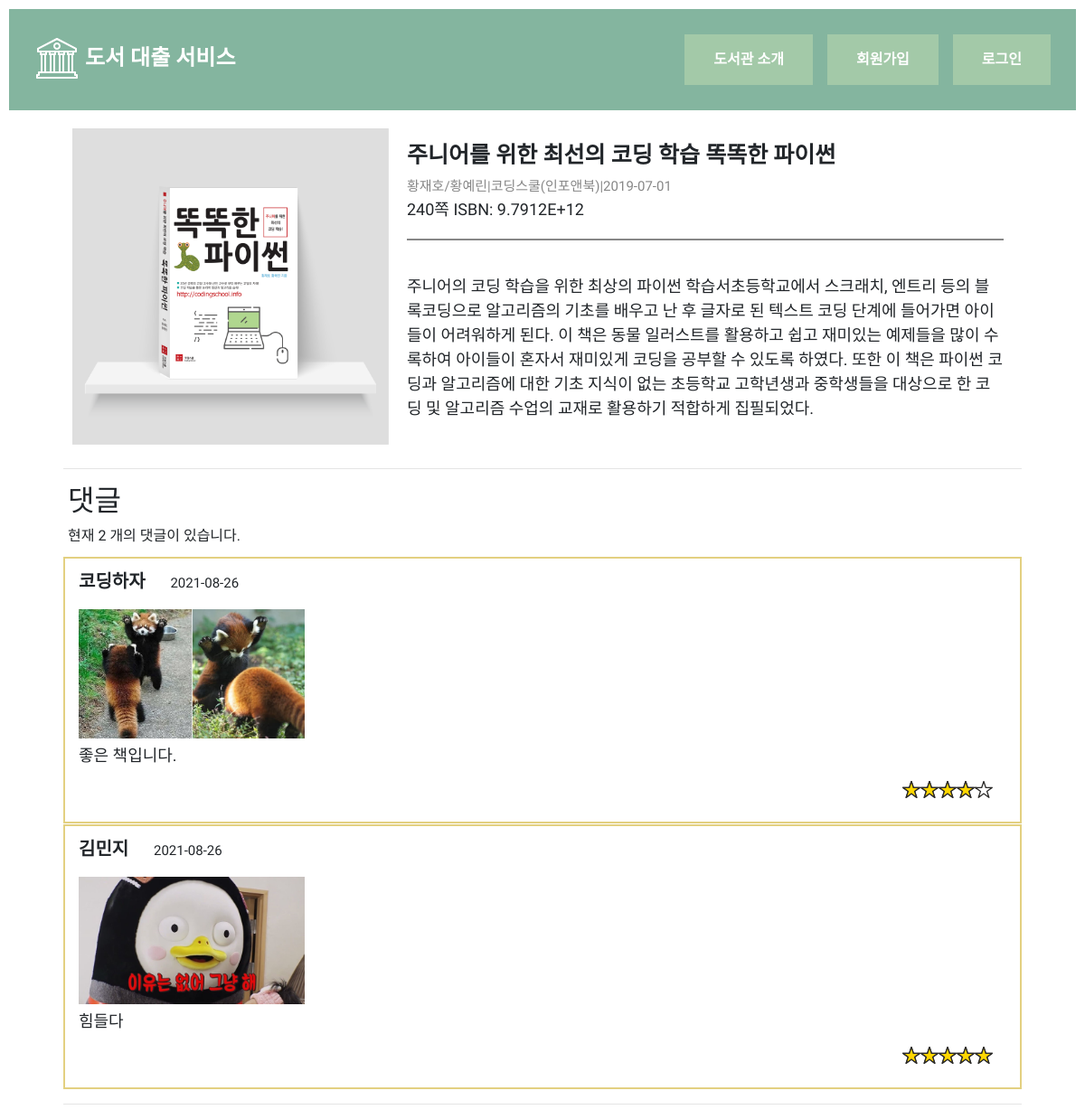
Page /detail/book/1/12398978982 on the earlier database version.
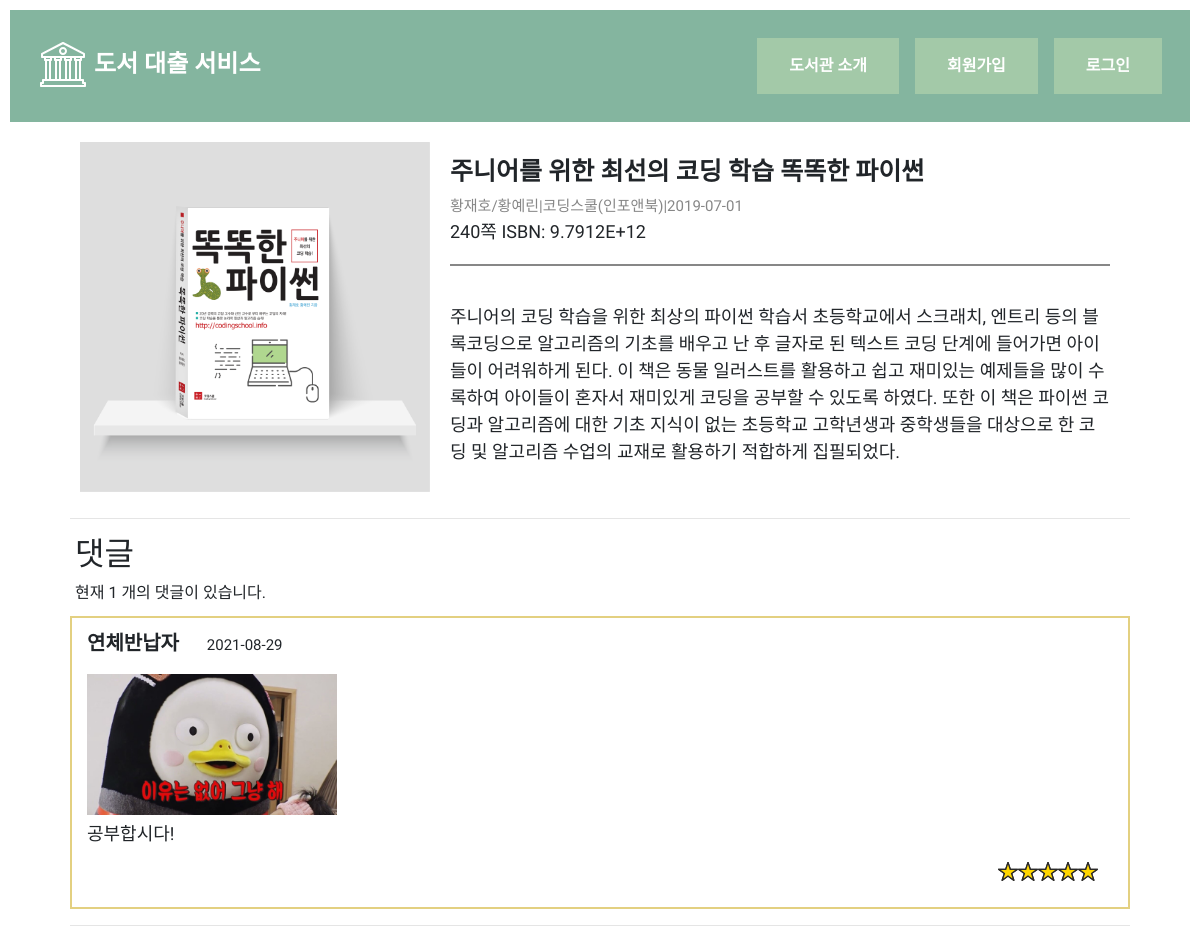
Same page on the later database version.
### check_out_book/models.py (models this page shows, shortened)
class Book(db.Model):
    __tablename__ = 'BOOK'
    id = db.Column(db.Integer, primary_key=True, nullable=False)
    book_name = db.Column(db.String(100), nullable=False)
    publisher = db.Column(db.String(60), nullable=False)
    author = db.Column(db.String(30))
    publication_date = db.Column(db.Date)
    pages = db.Column(db.Integer)
    isbn = db.Column(db.String(50))
    description = db.Column(db.String(255))
    link = db.Column(db.String(255))
    stock = db.Column(db.Integer)
    rating = db.Column(db.Integer, db.ForeignKey('BOOK_REVIEW.id'))

class BookReview(db.Model):
    __tablename__ = 'BOOK_REVIEW'
    id = db.Column(db.Integer, primary_key=True,
                   nullable=False, autoincrement=True)
    book_id = db.Column(db.String(100), db.ForeignKey(
        'BOOK.id'), nullable=False)
    user_name = db.Column(db.String(20), nullable=False)
    user_id = db.Column(db.String(70), db.ForeignKey('LIBRARY_USER.email'))
    rating = db.Column(db.Float)
    content = db.Column(db.Text())
    create_time = db.Column(db.Date)
    imagelink = db.Column(db.String(225))

### check_out_book/views/detail_view.py (the view)
@bp.route('/book/<int:book_id>/<string:photolink>')
def book_detail(book_id, photolink):
    print(book_id)
    print(photolink)
    book_info = Book.query.filter_by(id=book_id).first()
    bookreview = BookReview.query.filter_by(book_id=book_id).order_by(
        BookReview.id.desc()).all()  # 최신순 정렬
    return render_template('BookDetail.html', book_info=book_info, review_info=bookreview, photolink=photolink)

### check_out_book/templates/BookDetail.html (shortened to what this page needs)
{% extends "Base.html" %}
{% block page_content %}
{% if book_info %}
    <div class='book-detail-class'>
    <div class="book_info">
        <div class="plusimg">
        <img class="detail-img" src="../../../{{book_info.link}}"></div>
        <div class="book-info-detail">
        <p style="font-size: 25px; font-weight: bold; margin-bottom: 5px;">{{ book_info.book_name }}</p>
        <p style="color:#878787;font-size: 15px;margin: 0;">{{ book_info.author }}|{{ book_info.publisher }}|{{ book_info.publication_date }}</p>
        {{ book_info.pages }}쪽 ISBN: {{ book_info.isbn }}
        <hr style="border-left:none;border-right:none;border-top:none;border-bottom:2px solid#878787; height: 3px !important; display: block !important; width: 100% !important;"/>
    </div>
    <div class="total-description">
        <div  class="book-description">
            <p>{{ book_info.description }}</p>
        </div>
    </div>
    </div>
<hr/>
<div class="review">
    <h2 style="margin-left: 5px;">댓글</h2>
    <div class="review-now">현재 {{ review_info|length }} 개의 댓글이 있습니다.</div>
    {% for review in review_info %}
    <div class="review-user">
        <p style="padding-top:10px;padding-left:5px;"><span style="font-weight: bold; font-size:20px;"> {{review.user_name}}</span>&nbsp;&nbsp;&nbsp;&nbsp;&nbsp;&nbsp;
            <span style="font-size: 15px;">{{review.create_time}}</span></p>
        {% if (review.imagelink == none) or (review.imagelink|int == 12398978982) %}
        {%else%}
        <img style="margin-left: 5px; margin-bottom: 5px;" class="detailphoto-img" src="../../../static/uploads/{{review.imagelink}}">
        {%endif%}
        <div class="reviewinfo">
            <div style="margin-left:5px; font-size: 18px;">  {{ review.content }}</div>
        </div>
        <div class="star-review">
            <div class="star-ratings-review">
                <div class="star-ratings-fill space-x-2 text-lg" style="width:{{review.rating*20+1.5}}%">
                    <span>★</span><span>★</span><span>★</span><span>★</span><span>★</span>
                </div>
                <div class="star-ratings-base space-x-2 text-lg">
                    <span>★</span><span>★</span><span>★</span><span>★</span><span>★</span>
                </div>
            </div>
        </div>
    </div>
    {% endfor %}
</div>
<hr/>
</div>
{% endif %}
{% endblock %}

### check_out_book/templates/base.html (shortened to what this page needs)
<!DOCTYPE html>
<html lang="ko">
<head>
    <link href="https://cdnjs.cloudflare.com/ajax/libs/font-awesome/5.8.2/css/all.min.css" rel="stylesheet">
    <link rel="stylesheet" href="https://stackpath.bootstrapcdn.com/bootstrap/4.1.3/css/bootstrap.min.css">
    <link rel="stylesheet" href="{{ url_for('static', filename='style.css') }}">
</head>
<body>
    {% include "_navbar.html" %}
    {% block content %}
    <div class="container2">
            {% block page_content %}
            {% endblock %}
    </div>
    {% endblock %}
</body>
</html>

### check_out_book/templates/_navbar.html (shortened to what this page needs)
<nav class="navbar">
    <link rel="stylesheet" href="{{ url_for('static', filename='style.css') }}">
    <a style="text-decoration-line: none; color:white; font-family: 'Gowun Dodum', sans-serif;" class="nav-title"
        href="{{ url_for('main.home') }}">도서 대출
        서비스</a>
    <nav class="nav-nav">
        {% if session['email'] %}
        <ul class="nav">
            <li class="nav-item">
                <a class="nav-link" href="{{url_for('mypage.reservationbook')}}">안녕하세요!
                    {{session['name']}}님</a>
            </li>
            <li class="nav-item">
                <a class="nav-link" href="{{url_for('libraryinfo.libraryinfo')}}">도서관 소개</a>
            </li>
            <li class="nav-item">
                <a class="nav-link" href="{{url_for('total.checkout')}}">대여기록</a>
            </li>
            <li class="nav-item">
                <a class="nav-link" href="{{url_for('return.returnbooklist')}}">반납하기</a>
            </li>
            <li class="nav-item">
                <a class="nav-link" href="{{url_for('user.logout')}}">로그아웃</a>
            </li>
        </ul>
        {% else %}
        <ul class="nav">
            <li class="nav-item">
                <a class="nav-link" href="{{url_for('libraryinfo.libraryinfo')}}">도서관 소개</a>
            </li>
            <li class="nav-item">
                <a class="nav-link" href="{{url_for('user.join')}}">회원가입</a>
            </li>
            <li class="nav-item">
                <a class="nav-link" href="{{url_for('user.login')}}">로그인</a>
            </li>
        </ul>
        {%endif%}
    </nav>
</nav>

### check_out_book/static/style.css (style rules this page uses)
.navbar { margin-bottom: 10px; display: flex; background: #84b59f; padding: 20px; justify-content: space-between; }
.nav-nav { display: inline-block; vertical-align: middle; }
.nav { list-style: none; margin: 0px; padding: 0px; display: flex; }
.nav-link { text-decoration-line: none; color: white; font-family: "Gowun Dodum", sans-serif; }
.nav-item { display: block; text-align: center; margin: 0.5rem; padding: 0.5rem 1rem; text-decoration: none; font-weight: bold; color: white; background: #a3c9a8; }
.nav-title { display: inline-block; color: white; font-size: x-large; font-weight: bold; margin: 0.5rem; padding: 0; }
.plusimg { display: grid; margin-right: 20px; grid-row-start: 1; grid-row-end: 3; vertical-align: middle; }
.detail-img { height: 350px; }
.detailphoto-img { width: 250px; height: auto; }
body { margin: 10px; }
.book-detail-class { width: 1060px; margin: 0 auto; padding: 0; position: relative; }
.book_info { display: grid; grid-template-columns: repeat(3, 1fr); grid-template-rows: auto; font-size: 18px; font-family: "Gowun Dodum", sans-serif; align-items: center; padding: 10px 20px 10px 10px; margin-bottom: 15px; box-sizing: border-box; text-align: left; }
.book-info-detail { display: grid; grid-column-start: 2; grid-column-end: 4; flex-direction: column; }
.total-description { display: grid; grid-column-start: 2; grid-column-end: 4; font-family: "Gowun Dodum", sans-serif; }
.book-description { display: grid; }
.review { margin-bottom: 10px; font-family: "Gowun Dodum", sans-serif; }
.reviewinfo { margin-bottom: 10px; display: flex; }
.review-now { font-family: "Gowun Dodum", sans-serif; padding-bottom: 10px; margin-left: 5px; }
.review-user { margin-top: 1px; border: 2px solid #e3d081; box-sizing: border-box; padding-left: 10px; }
.star-review { display: flex; flex-direction: column; align-items: flex-end; margin-bottom: 10px; }
.star-ratings-review { font-family: "Jua", sans-serif; font-size: 20px; color: #aaa9a9; position: relative; unicode-bidi: bidi-override; width: max-content; margin-right: 30px; float: right; margin-bottom: 10px; -webkit-text-fill-color: transparent; -webkit-text-stroke-width: 1.3px; -webkit-text-stroke-color: #2b2a29; }
.star-ratings-fill { color: #fff58c; padding: 0; position: absolute; z-index: 1; display: flex; overflow: hidden; -webkit-text-fill-color: gold; }
.star-ratings-base { z-index: 0; padding: 0; }

Differences in the rows shown:
no longer on this page (row edited): BookReview: user_name "코딩하자", create_time "2021-08-26", imagelink (picture), content "좋은 책입니다.", {{ review.rating*20+1.5 }} 81.5 (drawn)
removed BookReview: user_name "김민지", create_time "2021-08-26", imagelink (picture), content "힘들다", {{ review.rating*20+1.5 }} 101.5 (drawn)
changed Book "주니어를 위한 최선의 코딩 학습 똑똑한 파이썬": description "…학습을 위한 최상의 파이썬 학습서초등학교에서 스크래치, 엔트리 등의 블록코딩으로…" → "…학습을 위한 최상의 파이썬 학습서 초등학교에서 스크래치, 엔트리 등의 블록코딩으로…"
added BookReview: user_name "연체반납자", create_time "2021-08-29", imagelink (picture), content "공부합시다!", {{ review.rating*20+1.5 }} 101.5 (drawn)
Other differences:
{{ review_info|length }}: "2" → "1"
